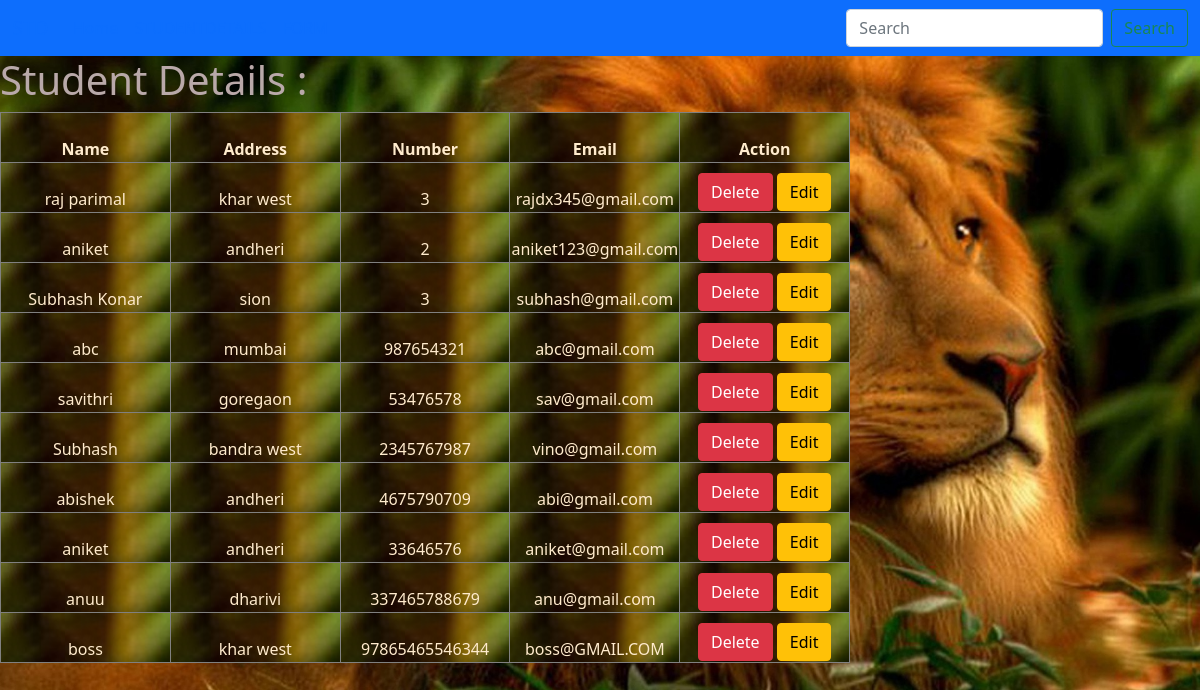
Page /studentdetails/ on the committed database.
### studentapp/models.py (models this page shows)
class Student(models.Model):
    studentname=models.CharField(max_length=100)
    studentaddress=models.CharField(max_length=200)
    studentnumber=models.IntegerField()
    studentemail=models.EmailField(max_length=100)

### studentapp/views.py (the view)
# urls.py: path('studentdetails/',views.studentdetails,name='studentdetails'),
def studentdetails(request):
    stu = Student.objects.all()
    return render(request,'studentapp/studentdetails.html', {'st':stu})

### studentapp/templates/studentapp/studentdetails.html (shortened to what this page needs)
{% extends 'studentapp/index.html' %}
{% block content %}
<h1>Student Details :</h1>
{% load static %}
{% if st %}
    <table>
        <tr align="center">
            <th class="boss">Name</th>
            <th class="boss">Address</th>
            <th class="boss">Number</th>
            <th class="boss">Email</th>
            <th class="boss">Action</th>
        </tr>
    {% for data in st %}
        <tr align="center">
            <td class="dx">{{data.studentname}}</td>
            <td>{{data.studentaddress}}</td>
            <td>{{data.studentnumber}}</td>
            <td>{{data.studentemail}}</td>
            <td>
                <a href="studentapp/delete/{{data.studentnumber}}" type="button" class="btn btn-danger">Delete</a>
                <a href="/studentapp/update/{{data.studentemail}}" type="button" class="btn btn-warning">Edit</a>
            </td>
        </tr>
    {% endfor %}
    </table>
{% endif %}
{% endblock content %}

### studentapp/templates/studentapp/index.html (shortened to what this page needs)
{% load static %}
<!DOCTYPE html>
<html lang="en">
<head>
    <link href="https://cdn.jsdelivr.net/npm/bootstrap@5.1.3/dist/css/bootstrap.min.css" rel="stylesheet">
</head>
<body>
    <nav class="navbar navbar-expand-lg navbar-primary bg-primary">
        <div class="container-fluid">
          <div class="collapse navbar-collapse" id="navbarTogglerDemo01">
            <a class="navbar-brand" href="#">STD</a>
            <ul class="navbar-nav me-auto mb-2 mb-lg-0">
              <li class="nav-item">
                <a class="nav-link active" aria-current="page" href="/studentapp">Home</a>
              </li>
              <li class="nav-item">
                <a class="nav-link" href="/studentdetails">STUDENTDETAILS</a>
              </li>
              <li class="nav-item">
                <a class="nav-link" href="/adduser">FORM</a>
              </li>
            </ul>
            <form class="d-flex">
              <input class="form-control me-2" type="search" placeholder="Search" aria-label="Search">
              <button class="btn btn-outline-success" type="submit">Search</button>
            </form>
          </div>
        </div>
      </nav>
    {% block content %}
    {% endblock content %}
</body>
</html>

### rows in the picture
Student: studentname "raj parimal", studentaddress "khar west", studentnumber "3", studentemail "rajdx345@gmail.com"
Student: studentname "aniket", studentaddress "andheri", studentnumber "2", studentemail "aniket123@gmail.com"
Student: studentname "Subhash Konar", studentaddress "sion", studentnumber "3", studentemail "subhash@gmail.com"
Student: studentname "abc", studentaddress "mumbai", studentnumber "987654321", studentemail "abc@gmail.com"
Student: studentname "savithri", studentaddress "goregaon", studentnumber "53476578", studentemail "sav@gmail.com"
Student: studentname "Subhash", studentaddress "bandra west", studentnumber "2345767987", studentemail "vino@gmail.com"
Student: studentname "abishek", studentaddress "andheri", studentnumber "4675790709", studentemail "abi@gmail.com"
Student: studentname "aniket", studentaddress "andheri", studentnumber "33646576", studentemail "aniket@gmail.com"
Student: studentname "anuu", studentaddress "dharivi", studentnumber "337465788679", studentemail "anu@gmail.com"
Student: studentname "boss", studentaddress "khar west", studentnumber "97865465546344", studentemail "boss@GMAIL.COM"
